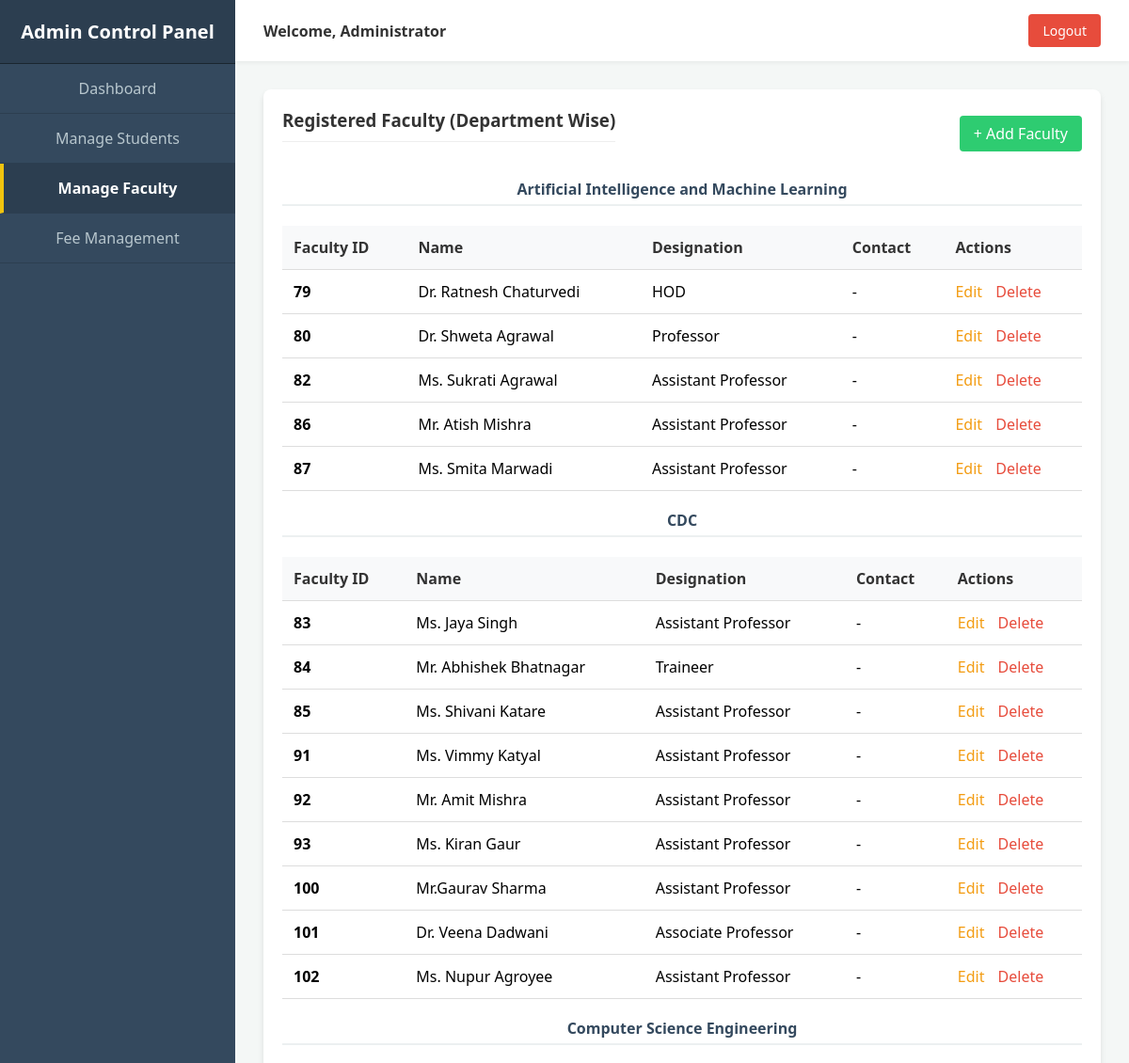
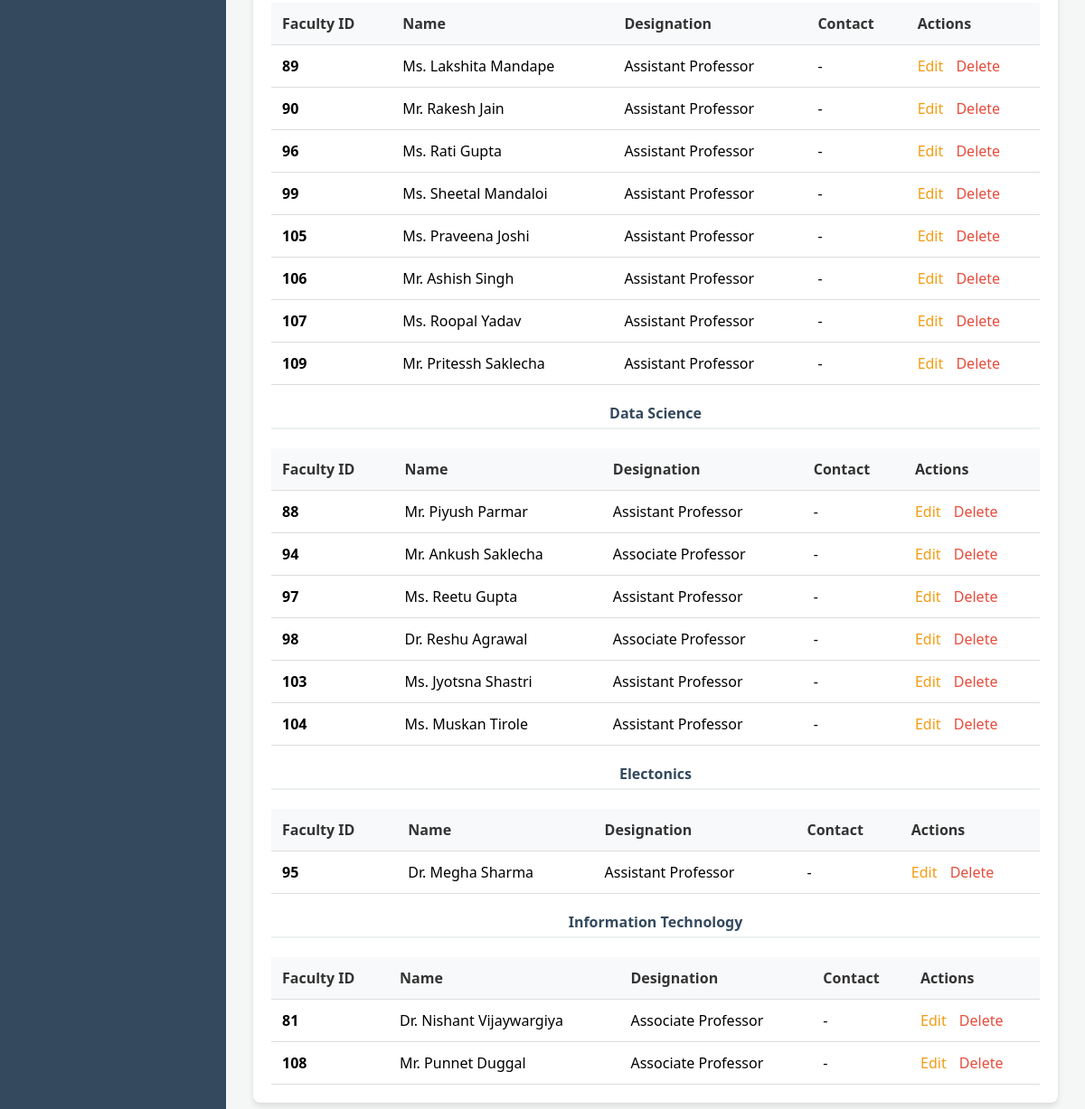
Page /admin-panel/faculty/ on the earlier database version (2 pictures, top to bottom).
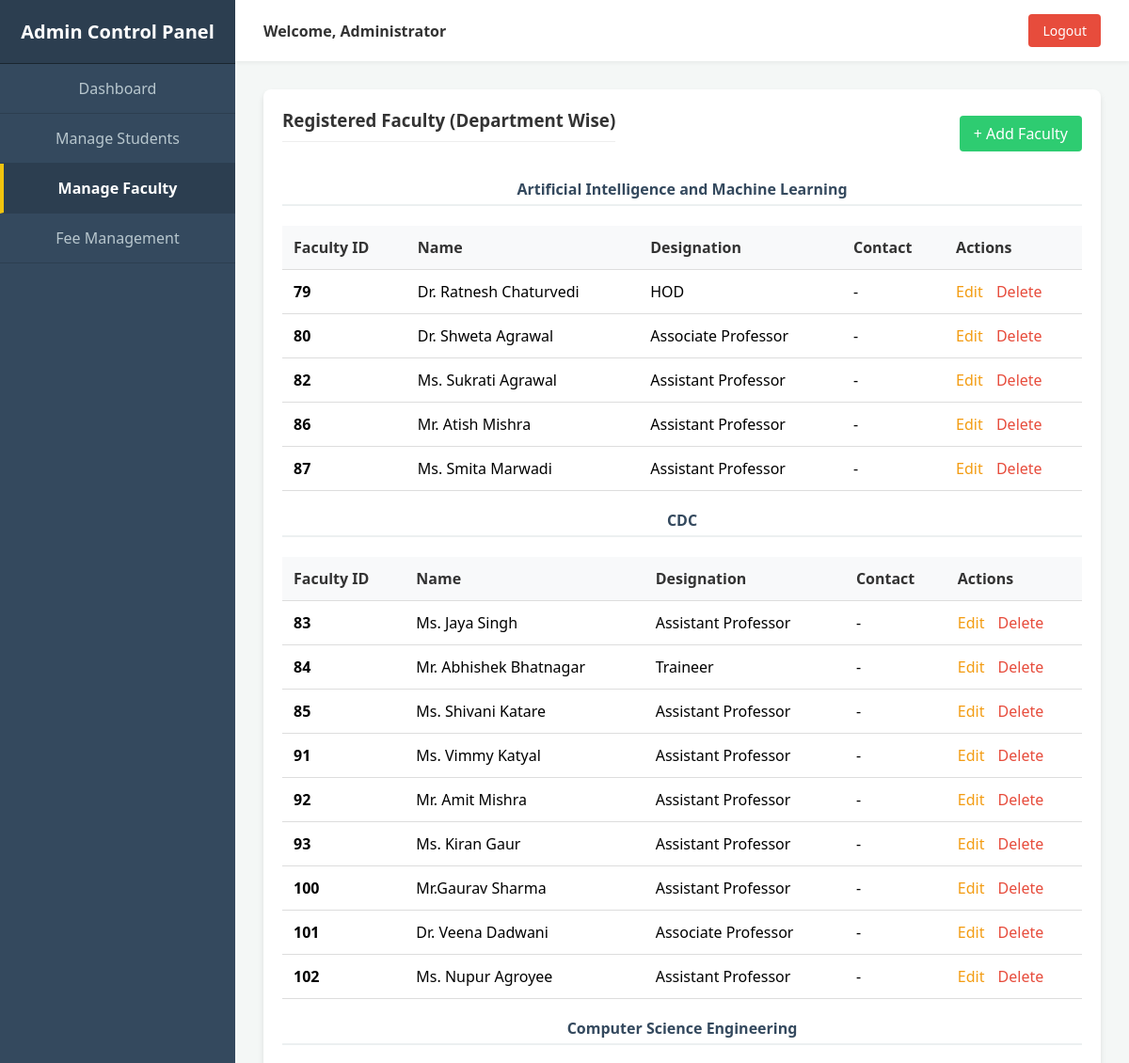
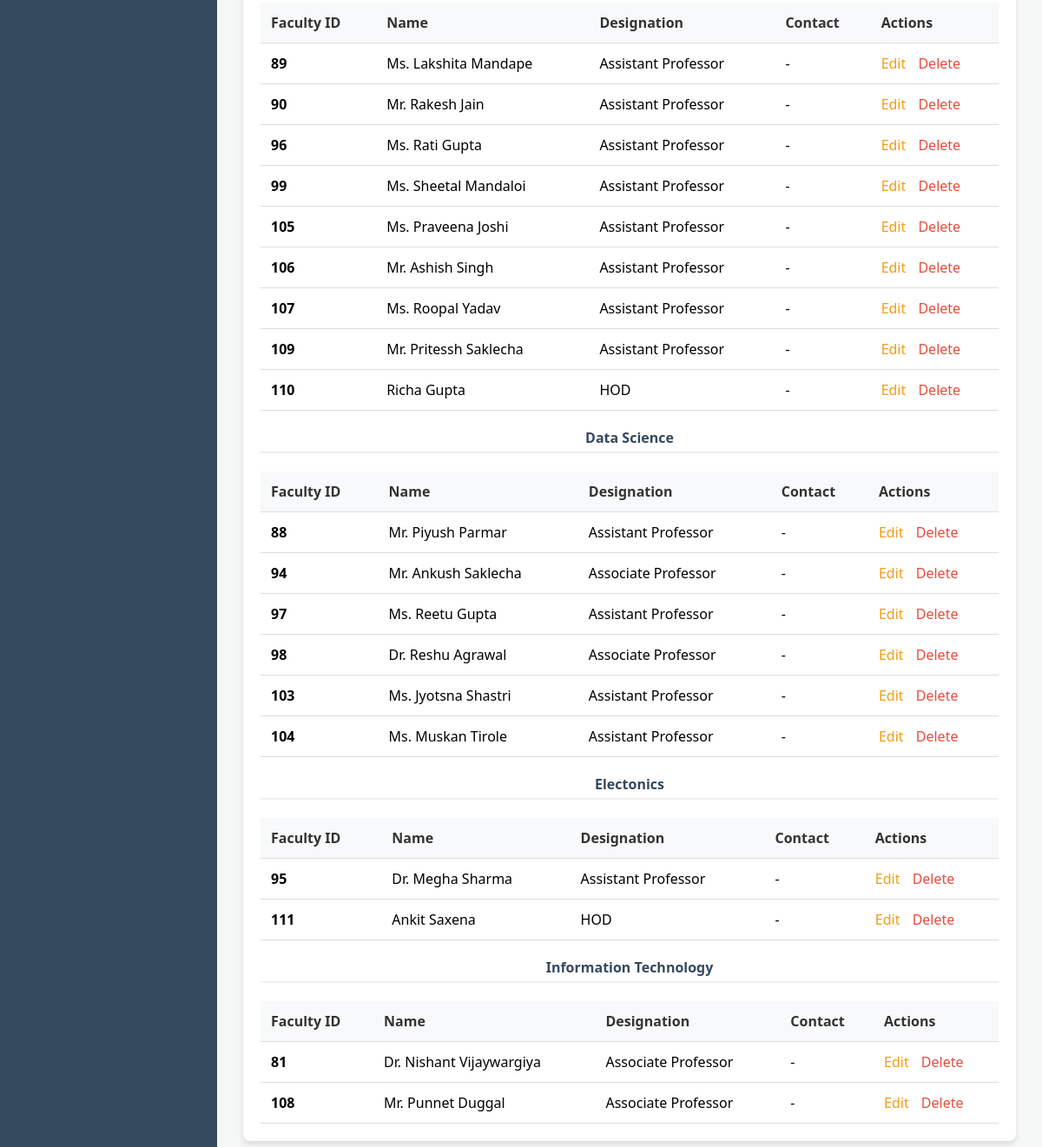
Same page on the later database version (2 pictures, top to bottom).
### backend/faculty/models.py (models this page shows, shortened)
class Department(models.Model):
    name = models.CharField(max_length=150, unique=True)
    code = models.CharField(max_length=20, unique=True)
    description = models.TextField(null=True, blank=True)

class FacultyProfile(models.Model):
    user = models.OneToOneField(User, on_delete=models.CASCADE, related_name='faculty_module_profile')
    department = models.ForeignKey(Department, on_delete=models.SET_NULL, null=True, related_name='faculties')
    designation = models.CharField(max_length=100, default="Assistant Professor")
    contact_number = models.CharField(max_length=20, null=True, blank=True)
    address = models.TextField(null=True, blank=True)
    date_joined = models.DateField(auto_now_add=True)

### authentication/models.py (models this page shows, shortened)
class User(models.Model):
    ROLE_CHOICES = [
        ('student','Student'),
        ('faculty','Faculty'),
        ('admin','Admin')
    ]
    name = models.CharField(max_length=100)
    email = models.EmailField(unique=True)
    role = models.CharField(max_length=10, choices=ROLE_CHOICES)
    password = models.CharField(max_length=100, default="ADMIN")

### backend/administration/views.py (the view)
# urls.py: path('faculty/', views.manage_faculty, name='manage_faculty'),
def manage_faculty(request):
    faculty = FacultyProfile.objects.all().select_related('user', 'department').order_by('department__name')
    return render(request, "dashboards/admin/faculty.html", {'faculty': faculty})

### templates/dashboards/admin/faculty.html (shortened to what this page needs)
{% extends 'dashboards/admin/base.html' %}
{% block content %}
<div class="card">
    <div style="display: flex; justify-content: space-between; align-items: center;">
        <h3>Registered Faculty (Department Wise)</h3>
        <a href="{% url 'add_faculty' %}"
            style="padding: 8px 15px; background: #2ecc71; color: white; border: none; border-radius: 4px; cursor: pointer; text-decoration: none;">+
            Add Faculty</a>
    </div>
    {% regroup faculty by department as department_list %}
    {% for dept in department_list %}
    <h4 style="margin-top: 20px; color: #34495e; border-bottom: 2px solid #ecf0f1; padding-bottom: 5px;">{{ dept.grouper.name|default:"Unassigned" }}</h4>
    <table>
        <thead>
            <tr>
                <th>Faculty ID</th>
                <th>Name</th>
                <th>Designation</th>
                <th>Contact</th>
                <th>Actions</th>
            </tr>
        </thead>
        <tbody>
            {% for staff in dept.list %}
            <tr>
                <td><strong>{{ staff.user.id }}</strong></td>
                <td>{{ staff.user.name }}</td>
                <td>{{ staff.designation }}</td>
                <td>{{ staff.contact_number|default:"-" }}</td>
                <td>
                    <a href="{% url 'edit_faculty' staff.id %}"
                        style="color: #f39c12; text-decoration: none; margin-right: 10px;">Edit</a>
                    <a href="{% url 'delete_faculty' staff.id %}" style="color: #e74c3c; text-decoration: none;"
                        onclick="return confirm('Are you sure you want to delete this faculty member?');">Delete</a>
                </td>
            </tr>
            {% endfor %}
        </tbody>
    </table>
    {% empty %}
    <p>No faculty members registered yet.</p>
    {% endfor %}
</div>
{% endblock %}

Differences in the rows shown:
changed FacultyProfile "Dr. Shweta Agrawal": designation "Professor" → "Associate Professor"
added FacultyProfile: user.id "110", user.name "Richa Gupta", designation "HOD", contact_number "-", shown under Department "Computer Science Engineering"
added FacultyProfile: user.id "111", user.name "Ankit Saxena", designation "HOD", contact_number "-", shown under Department "Electonics"
